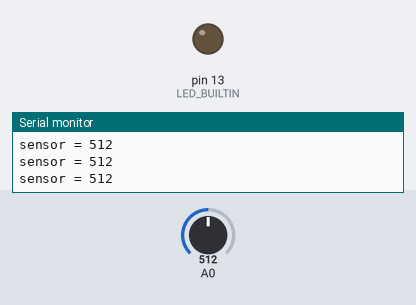
Recording of a sketch running on a simulated Arduino Uno, built with avr-gcc and run on an emulated ATmega328P. Shown: output pins drawn as LEDs (lit = HIGH), the last lines printed to the serial monitor. The test bench sets the inputs (shaded band); at power-on: A0 = 512.

Above: at 1.2 s.
1.3 s: A0 set to 534
2.8 s: A0 set to 559
At 4.0 s:
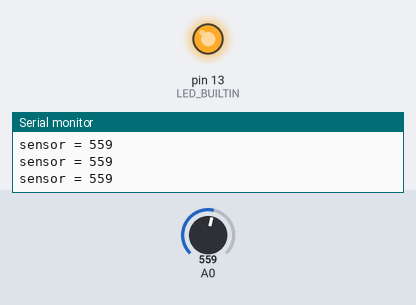
4.3 s: A0 set to 540
At 5.5 s:
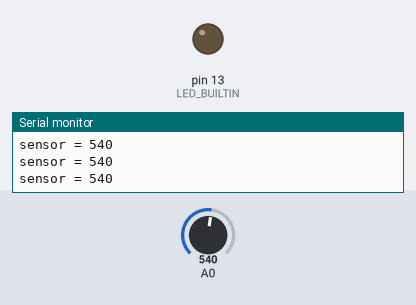
5.8 s: A0 set to 560
At 7.1 s:
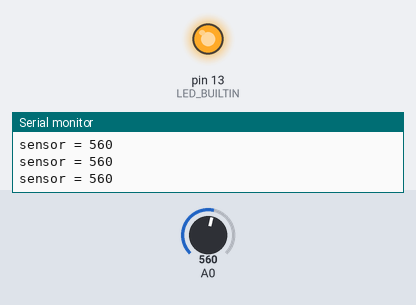
Timing chart, 0 to 8.3 s (numbered marks = the images above; inputs shaded):
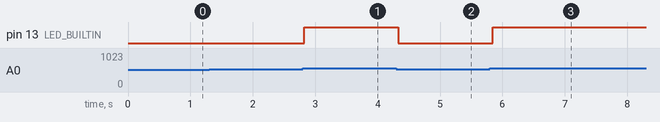

Measured:
- the behaviour switches between 550 and 551 on A0 (found by bisection; images 0 and 1)
- after the input at 2.8 s, pin 13 (LED_BUILTIN): LOW → HIGH at once
- after the input at 4.3 s, pin 13 (LED_BUILTIN): HIGH → LOW at once
- after the input at 5.8 s, pin 13 (LED_BUILTIN): LOW → HIGH at once

The sketch:

sensor_detak_jantung.ino
```cpp
int jantung;
int threshold = 550;
void setup() {
  // put your setup code here, to run once:
Serial.begin(9600);
pinMode(LED_BUILTIN,OUTPUT);
}

void loop() {
  // put your main code here, to run repeatedly:
jantung = analogRead(A0);
Serial.print("sensor = ");
Serial.println(jantung);

if(jantung > threshold){
 digitalWrite(LED_BUILTIN,HIGH);
}else{
  digitalWrite(LED_BUILTIN,LOW);
}
delay(50);
}
```
